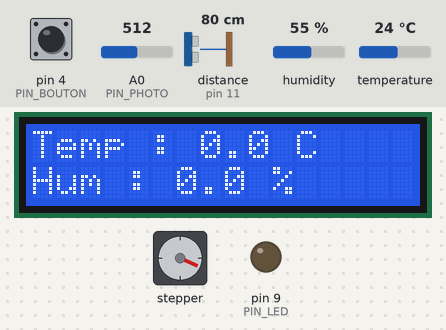
Recording of a sketch running on a simulated Arduino Uno, built with avr-gcc and run on an emulated ATmega328P. Parts: 16×2 character LCD, stepper motor, output pins drawn as LEDs (lit = HIGH). The test bench sets the inputs (shaded band); at power-on: pin 4 (PIN_BOUTON) HIGH, A0 (PIN_PHOTO) = 512, distance to the obstacle (sensor on pin 11) 80 cm, humidity 55 %, temperature 24 °C. The echo pulse lasts 58.3 µs per cm; stepper angles assume 2048 steps per turn; what the sketch prints to the serial monitor is not drawn.

Above: at 3.9 s.
4.0 s: pin 4 (PIN_BOUTON) pulled LOW for 0.15 s
At 4.66 s:
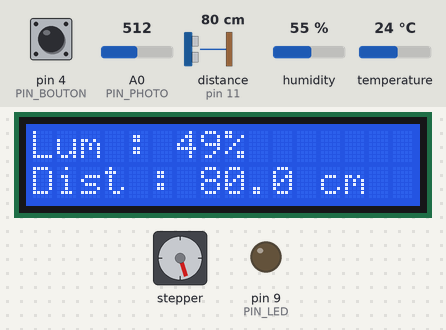
4.7 s: A0 (PIN_PHOTO) set to 705
At 5.62 s:
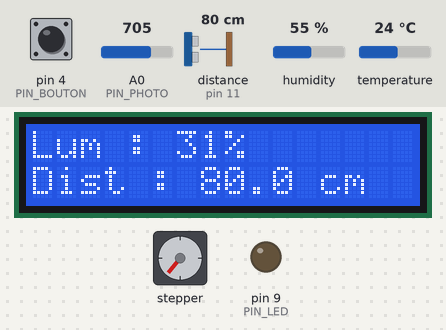
7.2 s: A0 (PIN_PHOTO) set to 735
At 8.32 s:
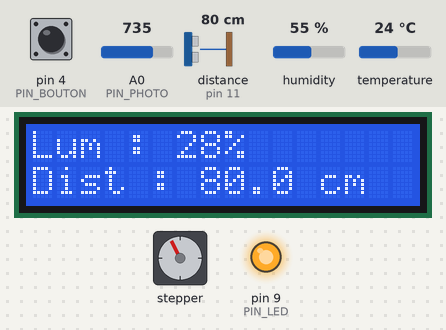
9.5 s: A0 (PIN_PHOTO) set to 30
At 10.25 s:
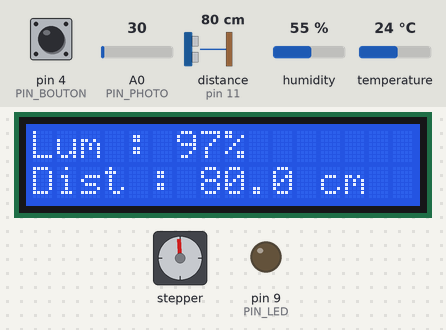
11.9 s: pin 4 (PIN_BOUTON) pulled LOW for 1 s
At 13.41 s:
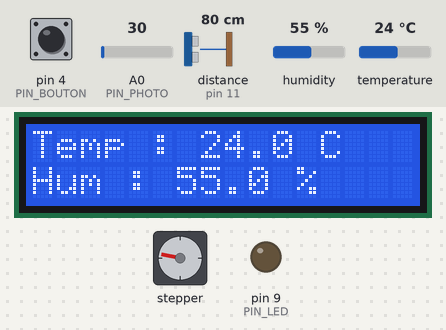
13.5 s: pin 4 (PIN_BOUTON) pulled LOW for 0.15 s
At 14.37 s:
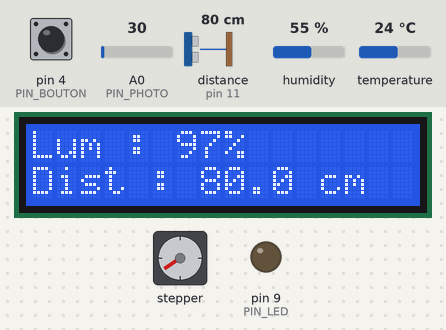
Timing chart, 0 to 15.2 s (numbered marks = the images above; inputs shaded):
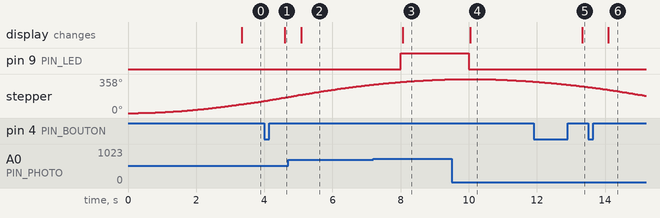

Measured:
- the behaviour switches between 716 and 717 on A0 (PIN_PHOTO) (found by bisection; images 2 and 3)
- after the input at 4.0 s, the display: changes after 0.59 s (image 1)
- after the input at 4.7 s, the display: changes after 0.38 s (image 2)
- after the input at 7.2 s, pin 9 (PIN_LED): LOW → HIGH after 0.80 s; the display: changes after 0.87 s (image 3)
- after the input at 9.5 s, pin 9 (PIN_LED): HIGH → LOW after 0.50 s; the display: changes after 0.54 s (image 4)
- after the input at 11.9 s, the display: changes after 1.4 s (image 5)
- after the input at 13.5 s, the display: changes after 0.58 s (image 6)
- by itself, stepper: keeps turning clockwise at about 35°/s

The sketch:

maison_01.ino
```cpp
#include <LCD_I2C.h>
#include <DHT.h>
#include <OneButton.h>
#include <HCSR04.h>
#include <AccelStepper.h>

#define PIN_PHOTO A0
#define PIN_BOUTON 4
#define PIN_DHT 7
#define PIN_LED 9
#define PIN_TRIG 12
#define PIN_ECHO 11
#define DHT_TYPE DHT11

#define MOTOR_INTERFACE_TYPE 4
#define IN1 8
#define IN2 6
#define IN3 5
#define IN4 3

#define MOTEUR_VITESSE_MAX 500
#define MOTEUR_ACCELERATION 100
#define MOTEUR_VITESSE 200
#define MOTEUR_TOUR_COMPLET 2038

#define SEUIL_LED 30

#define DELAI_BOOT 3000
#define INTERVAL_PHOTO 1000
#define INTERVAL_DHT 5000
#define INTERVAL_LCD 250
#define INTERVAL_SERIAL 3000

#define CLICK_TICKS 300
#define PRESS_TICKS 1000

#define LUM_INIT_MIN 1023
#define LUM_INIT_MAX 0

#define PCT_MIN 0
#define PCT_MAX 100

#define SERIAL_BAUD 9600

LCD_I2C lcd(0x27, 16, 2);
DHT dht(PIN_DHT, DHT_TYPE);
OneButton bouton(PIN_BOUTON, true);
HCSR04 hc(PIN_TRIG, PIN_ECHO);
AccelStepper myStepper(MOTOR_INTERFACE_TYPE, IN1, IN3, IN2, IN4);

enum Etat {
  BOOT,
  LUM_DIST,
  DHT_STATE,
  CALIBRATION
};

Etat etatCourant = BOOT;
Etat etatPrecedent = BOOT;

int lumRaw = 0;
int lumMin = LUM_INIT_MIN;
int lumMax = LUM_INIT_MAX;
int lumPct = 0;
float temperature = 0.0;
float humidite = 0.0;
float distanceCm = 0.0;

unsigned long tDernierePhoto = 0;
unsigned long tDernierDHT = 0;
unsigned long tDerniereSerial = 0;
unsigned long tDerniereLCD = 0;
unsigned long tBoot = 0;

void lirePhoto();
void lireDHT();
void lireDistance();
void majLED();
void envoyerSerial();
void afficherLCD();
int mapperLuminosite(int val, int minVal, int maxVal);
int setMinPhotoR(int val);
int setMaxPhotoR(int val);
void onSimpleClic();
void onDoubleClic();

void setup() {
  Serial.begin(SERIAL_BAUD);

  pinMode(PIN_LED, OUTPUT);

  lcd.begin();
  lcd.backlight();
  dht.begin();

  myStepper.setMaxSpeed(MOTEUR_VITESSE_MAX);
  myStepper.setAcceleration(MOTEUR_ACCELERATION);
  myStepper.setSpeed(MOTEUR_VITESSE);
  myStepper.moveTo(MOTEUR_TOUR_COMPLET);

  bouton.attachClick(onSimpleClic);
  bouton.attachDoubleClick(onDoubleClic);
  bouton.setClickTicks(CLICK_TICKS);
  bouton.setPressTicks(PRESS_TICKS);

  lcd.setCursor(PCT_MIN, PCT_MIN);
  lcd.print("etd:2349185");

  tBoot = millis();
  etatCourant = BOOT;
}

void loop() {
  unsigned long maintenant = millis();

  bouton.tick();

  if (myStepper.distanceToGo() == 0) {
    myStepper.moveTo(-myStepper.currentPosition());
  }

  myStepper.run();

  switch (etatCourant) {
    case BOOT:
      if (maintenant - tBoot >= DELAI_BOOT) {
        etatCourant = DHT_STATE;
        lcd.clear();
      }
      break;
    case LUM_DIST:
    case DHT_STATE:
    case CALIBRATION:
      break;
  }

  if (maintenant - tDernierePhoto >= INTERVAL_PHOTO) {
    lirePhoto();
    majLED();
    tDernierePhoto = maintenant;
  }

  if (maintenant - tDernierDHT >= INTERVAL_DHT) {
    lireDHT();
    tDernierDHT = maintenant;
  }

  if (maintenant - tDerniereLCD >= INTERVAL_LCD) {
    lireDistance();
    afficherLCD();
    tDerniereLCD = maintenant;
  }

  if (maintenant - tDerniereSerial >= INTERVAL_SERIAL) {
    envoyerSerial();
    tDerniereSerial = maintenant;
  }
}

void onSimpleClic() {
  switch (etatCourant) {
    case LUM_DIST:
      etatCourant = DHT_STATE;
      break;
    case DHT_STATE:
      etatCourant = LUM_DIST;
      break;
    case CALIBRATION:
      etatCourant = DHT_STATE;
      break;
    default:
      break;
  }
}

void onDoubleClic() {
  if (etatCourant == LUM_DIST || etatCourant == DHT_STATE) {
    lumMin = LUM_INIT_MIN;
    lumMax = LUM_INIT_MAX;
    etatCourant = CALIBRATION;
  }
}

void lirePhoto() {
  lumRaw = analogRead(PIN_PHOTO);
  lumPct = mapperLuminosite(lumRaw, lumMin, lumMax);
}

int mapperLuminosite(int val, int minVal, int maxVal) {
  if (maxVal == minVal) return PCT_MIN;
  int pct = map(val, minVal, maxVal, PCT_MIN, PCT_MAX);
  if (pct < PCT_MIN) pct = PCT_MIN;
  if (pct > PCT_MAX) pct = PCT_MAX;
  return pct;
}

int setMinPhotoR(int val) {
  if (val < lumMin) {
    lumMin = val;
  }
  return lumMin;
}

int setMaxPhotoR(int val) {
  if (val > lumMax) {
    lumMax = val;
  }
  return lumMax;
}

void lireDHT() {
  float t = dht.readTemperature();
  float h = dht.readHumidity();
  if (!isnan(t)) temperature = t;
  if (!isnan(h)) humidite = h;
}

void lireDistance() {
  distanceCm = hc.dist();
}

void majLED() {
  digitalWrite(PIN_LED, (lumPct < SEUIL_LED) ? HIGH : LOW);
}

void envoyerSerial() {
  Serial.print("Lum:");
  Serial.print(lumPct);
  Serial.print(",Min:");
  Serial.print(lumMin);
  Serial.print(",Max:");
  Serial.print(lumMax);
  Serial.print(",Dist:");
  Serial.print(distanceCm, 1);
  Serial.print(",T:");
  Serial.print(temperature, 1);
  Serial.print(",H:");
  Serial.println(humidite, 1);
}

void afficherLCD() {
  if (etatCourant == BOOT) return;

  bool refresh = (etatCourant != etatPrecedent);
  etatPrecedent = etatCourant;

  switch (etatCourant) {
    case LUM_DIST:
      if (refresh) lcd.clear();
      lcd.setCursor(PCT_MIN, PCT_MIN);
      lcd.print("Lum : ");
      lcd.print(lumPct);
      lcd.print("%   ");
      lcd.setCursor(PCT_MIN, 1);
      lcd.print("Dist : ");
      lcd.print(distanceCm, 1);
      lcd.print(" cm   ");
      break;

    case DHT_STATE:
      if (refresh) lcd.clear();
      lcd.setCursor(PCT_MIN, PCT_MIN);
      lcd.print("Temp : ");
      lcd.print(temperature, 1);
      lcd.print(" C   ");
      lcd.setCursor(PCT_MIN, 1);
      lcd.print("Hum : ");
      lcd.print(humidite, 1);
      lcd.print(" %   ");
      break;

    case CALIBRATION:
      lumRaw = analogRead(PIN_PHOTO);

      lumMin = setMinPhotoR(lumRaw);
      lumMax = setMaxPhotoR(lumRaw);

      if (refresh) lcd.clear();
      lcd.setCursor(PCT_MIN, PCT_MIN);
      lcd.print("Lum min : ");
      lcd.print(lumMin);
      lcd.print("   ");
      lcd.setCursor(PCT_MIN, 1);
      lcd.print("Lum max : ");
      lcd.print(lumMax);
      lcd.print("   ");
      break;

    default:
      break;
  }
}
```
